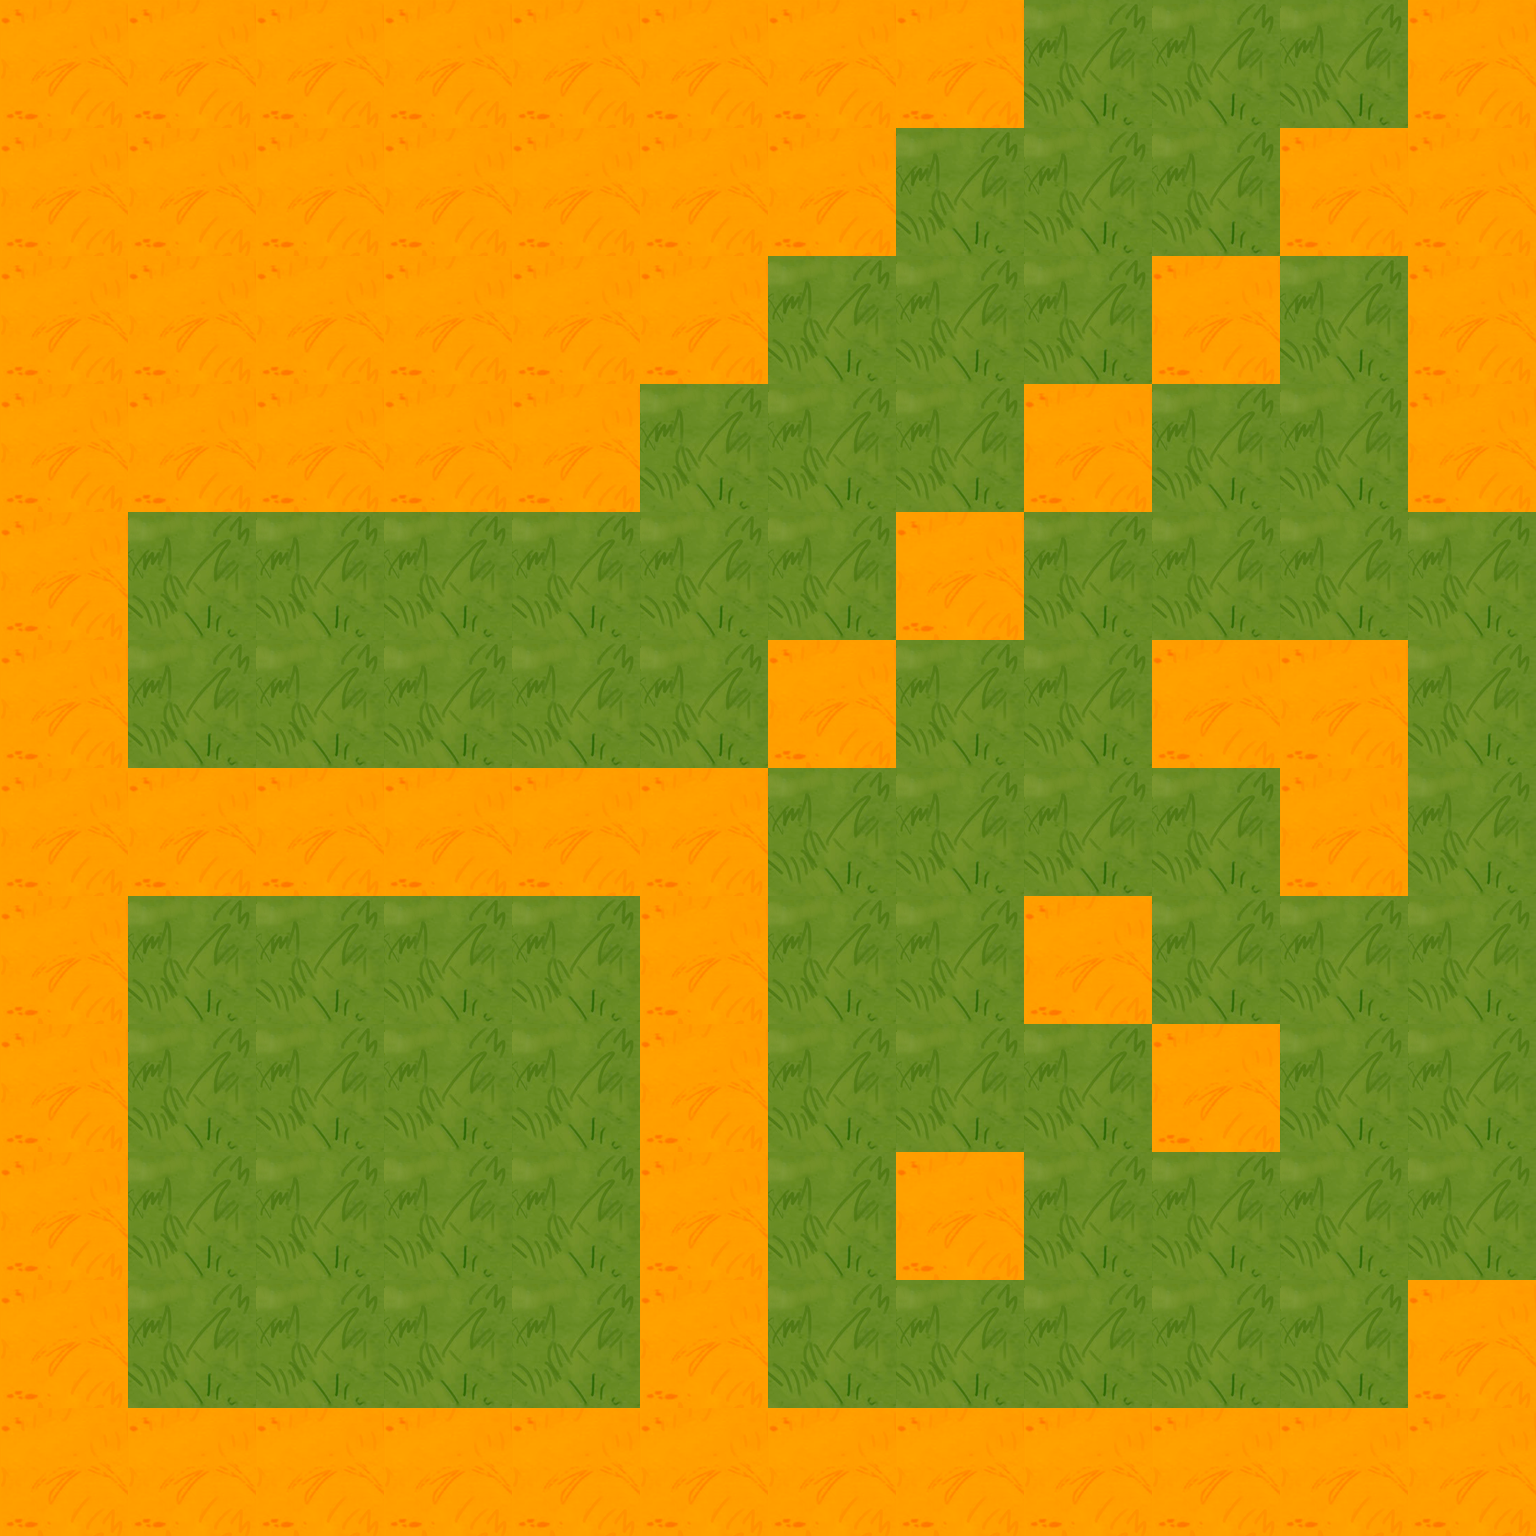

Below is a game level as drawn by its tile map, then a one-line description and the .tmx file that defines it, in full:
An orthogonal 12x12 tile map with 128x128 px tiles, 1 tile layer (background).

<map version="1.0" orientation="orthogonal" renderorder="right-down" width="12" height="12" tilewidth="128" tileheight="128">
 <properties>
  <property name="tiledefs" value="tilesets/tileset1.xml" />
 </properties>
 <tileset firstgid="1" name="tileset" tilewidth="128" tileheight="128">
  <image source="test_tiles.png" width="256" height="128" />
  <tile id="0">
   <properties>
    <property name="name" value="grass" />
   </properties>
  </tile>
  <tile id="1">
   <properties>
    <property name="name" value="plains" />
   </properties>
  </tile>
 </tileset>
 <layer name="background" width="12" height="12">
  <data>
   <tile gid="2" />
   <tile gid="2" />
   <tile gid="2" />
   <tile gid="2" />
   <tile gid="2" />
   <tile gid="2" />
   <tile gid="2" />
   <tile gid="2" />
   <tile gid="1" />
   <tile gid="1" />
   <tile gid="1" />
   <tile gid="2" />
   <tile gid="2" />
   <tile gid="2" />
   <tile gid="2" />
   <tile gid="2" />
   <tile gid="2" />
   <tile gid="2" />
   <tile gid="2" />
   <tile gid="1" />
   <tile gid="1" />
   <tile gid="1" />
   <tile gid="2" />
   <tile gid="2" />
   <tile gid="2" />
   <tile gid="2" />
   <tile gid="2" />
   <tile gid="2" />
   <tile gid="2" />
   <tile gid="2" />
   <tile gid="1" />
   <tile gid="1" />
   <tile gid="1" />
   <tile gid="2" />
   <tile gid="1" />
   <tile gid="2" />
   <tile gid="2" />
   <tile gid="2" />
   <tile gid="2" />
   <tile gid="2" />
   <tile gid="2" />
   <tile gid="1" />
   <tile gid="1" />
   <tile gid="1" />
   <tile gid="2" />
   <tile gid="1" />
   <tile gid="1" />
   <tile gid="2" />
   <tile gid="2" />
   <tile gid="1" />
   <tile gid="1" />
   <tile gid="1" />
   <tile gid="1" />
   <tile gid="1" />
   <tile gid="1" />
   <tile gid="2" />
   <tile gid="1" />
   <tile gid="1" />
   <tile gid="1" />
   <tile gid="1" />
   <tile gid="2" />
   <tile gid="1" />
   <tile gid="1" />
   <tile gid="1" />
   <tile gid="1" />
   <tile gid="1" />
   <tile gid="2" />
   <tile gid="1" />
   <tile gid="1" />
   <tile gid="2" />
   <tile gid="2" />
   <tile gid="1" />
   <tile gid="2" />
   <tile gid="2" />
   <tile gid="2" />
   <tile gid="2" />
   <tile gid="2" />
   <tile gid="2" />
   <tile gid="1" />
   <tile gid="1" />
   <tile gid="1" />
   <tile gid="1" />
   <tile gid="2" />
   <tile gid="1" />
   <tile gid="2" />
   <tile gid="1" />
   <tile gid="1" />
   <tile gid="1" />
   <tile gid="1" />
   <tile gid="2" />
   <tile gid="1" />
   <tile gid="1" />
   <tile gid="2" />
   <tile gid="1" />
   <tile gid="1" />
   <tile gid="1" />
   <tile gid="2" />
   <tile gid="1" />
   <tile gid="1" />
   <tile gid="1" />
   <tile gid="1" />
   <tile gid="2" />
   <tile gid="1" />
   <tile gid="1" />
   <tile gid="1" />
   <tile gid="2" />
   <tile gid="1" />
   <tile gid="1" />
   <tile gid="2" />
   <tile gid="1" />
   <tile gid="1" />
   <tile gid="1" />
   <tile gid="1" />
   <tile gid="2" />
   <tile gid="1" />
   <tile gid="2" />
   <tile gid="1" />
   <tile gid="1" />
   <tile gid="1" />
   <tile gid="1" />
   <tile gid="2" />
   <tile gid="1" />
   <tile gid="1" />
   <tile gid="1" />
   <tile gid="1" />
   <tile gid="2" />
   <tile gid="1" />
   <tile gid="1" />
   <tile gid="1" />
   <tile gid="1" />
   <tile gid="1" />
   <tile gid="2" />
   <tile gid="2" />
   <tile gid="2" />
   <tile gid="2" />
   <tile gid="2" />
   <tile gid="2" />
   <tile gid="2" />
   <tile gid="2" />
   <tile gid="2" />
   <tile gid="2" />
   <tile gid="2" />
   <tile gid="2" />
   <tile gid="2" />
  </data>
 </layer>
</map>